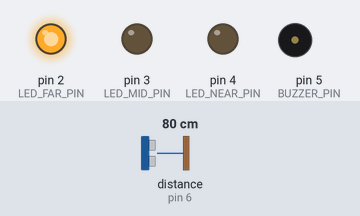
Bench run of a sketch on a simulated Arduino Uno, built with avr-gcc and run on an emulated ATmega328P. Parts: output pins drawn as LEDs (lit = HIGH), buzzer (waves = sounding). Wiring (inferred from the names in the program): ultrasonic range finder: trigger pin 7; echo pin 6. The test bench sets the inputs (shaded band); at power-on: distance to the obstacle (sensor on pin 6) 80 cm. The echo pulse lasts 58.3 µs per cm; pins used as bus, display or sensor lines are not drawn; what the sketch prints to the serial monitor is not drawn.

Above: at 2.4 s.
2.5 s: distance to the obstacle (sensor on pin 6) set to 34 cm
4.0 s: distance to the obstacle (sensor on pin 6) set to 29 cm
At 5.1 s:
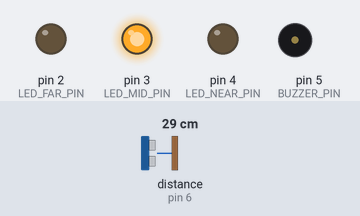
5.5 s: distance to the obstacle (sensor on pin 6) set to 12 cm
8.5 s: distance to the obstacle (sensor on pin 6) set to 9 cm
At 8.71 s:
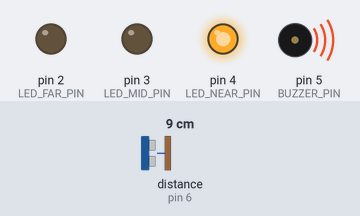
Timing chart, 0 to 12.5 s (numbered marks = the images above; inputs shaded):
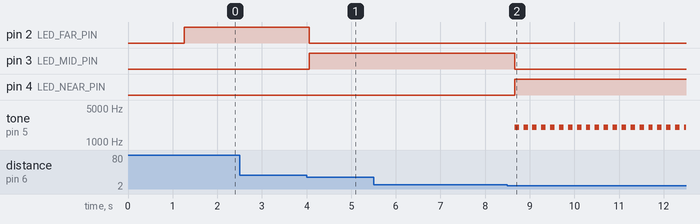

Measured:
- the behaviour switches between 31 and 30 cm on distance to the obstacle (sensor on pin 6) (found by bisection; images 0 and 1)
- the behaviour switches between 11 and 10 cm on distance to the obstacle (sensor on pin 6) (found by bisection; images 1 and 2)
- after the input at 2.5 s, every drawn part: stays the same
- after the input at 4.0 s, pin 2 (LED_FAR_PIN): HIGH → LOW after 0.06 s; pin 3 (LED_MID_PIN): LOW → HIGH after 0.06 s
- after the input at 5.5 s, every drawn part: stays the same
- after the input at 8.5 s, pin 3 (LED_MID_PIN): HIGH → LOW after 0.16 s; pin 4 (LED_NEAR_PIN): LOW → HIGH after 0.16 s; tone on pin 5 (BUZZER_PIN): alternates 2000 Hz for 0.10 s and silent for 0.10 s, starting after 0.16 s

The sketch:

07_ultrasonic_sensor.ino
```cpp
/*
 * ========================================
 * 초음파 센서 (HC-SR04) 거리 측정 예제
 * ========================================
 *
 * 기능:
 * - 초음파로 정밀한 거리 측정 (2~400cm)
 * - LED로 거리 단계 표시
 * - 부저로 근접 경고음
 * - Serial 모니터로 실시간 출력
 *
 * 하드웨어:
 * - 초음파 센서 HC-SR04
 * - LED 3개 (거리 단계 표시)
 * - 부저 (근접 경고)
 *
 * 작성일: 2026-01-30
 */

// ========================================
// 핀 정의
// ========================================
#define TRIG_PIN        7     // 초음파 송신
#define ECHO_PIN        6     // 초음파 수신

#define LED_FAR_PIN     2     // 멀리 (초록 LED, > 30cm)
#define LED_MID_PIN     3     // 중간 (노랑 LED, 10~30cm)
#define LED_NEAR_PIN    4     // 가까이 (빨강 LED, < 10cm)
#define BUZZER_PIN      5     // 부저

// ========================================
// 상수 정의
// ========================================
#define SOUND_SPEED       0.034   // 음속 (cm/μs)
#define TIMEOUT_US        30000   // 타임아웃 (30ms = 약 5m)

#define DISTANCE_NEAR     10      // 가까움 임계값 (cm)
#define DISTANCE_MID      30      // 중간 임계값 (cm)
#define DISTANCE_FAR      100     // 멀리 임계값 (cm)

#define MEASURE_INTERVAL  200     // 측정 주기 (ms)

// ========================================
// 전역 변수
// ========================================
float distance_cm = 0;
unsigned long previousMillis = 0;

// ========================================
// 초기화 함수
// ========================================
void setup() {
  Serial.begin(9600);
  Serial.println("========================================");
  Serial.println("  초음파 센서 거리 측정 시스템");
  Serial.println("========================================");

  // 핀 모드 설정
  pinMode(TRIG_PIN, OUTPUT);
  pinMode(ECHO_PIN, INPUT);
  pinMode(LED_FAR_PIN, OUTPUT);
  pinMode(LED_MID_PIN, OUTPUT);
  pinMode(LED_NEAR_PIN, OUTPUT);
  pinMode(BUZZER_PIN, OUTPUT);

  // 초기 상태
  digitalWrite(TRIG_PIN, LOW);
  digitalWrite(LED_FAR_PIN, LOW);
  digitalWrite(LED_MID_PIN, LOW);
  digitalWrite(LED_NEAR_PIN, LOW);
  digitalWrite(BUZZER_PIN, LOW);

  Serial.println("[초기화 완료]");
  Serial.println("\n거리 범위:");
  Serial.println("  가까움: < 10cm (빨강 LED + 부저)");
  Serial.println("  중간: 10~30cm (노랑 LED)");
  Serial.println("  멀리: > 30cm (초록 LED)");
  Serial.println("========================================");
  Serial.println();

  delay(1000);
}

// ========================================
// 메인 루프
// ========================================
void loop() {
  unsigned long currentMillis = millis();

  // 일정 주기마다 측정
  if (currentMillis - previousMillis >= MEASURE_INTERVAL) {
    previousMillis = currentMillis;

    // 1. 거리 측정
    distance_cm = measureDistance();

    // 2. LED 및 부저 제어
    controlIndicators(distance_cm);

    // 3. 결과 출력
    printDistance(distance_cm);
  }
}

// ========================================
// 거리 측정 함수
// ========================================
float measureDistance() {
  // 트리거 핀 초기화
  digitalWrite(TRIG_PIN, LOW);
  delayMicroseconds(2);

  // 10μs 동안 HIGH 신호 전송
  digitalWrite(TRIG_PIN, HIGH);
  delayMicroseconds(10);
  digitalWrite(TRIG_PIN, LOW);

  // 에코 핀에서 펄스 폭 측정 (μs)
  long duration_us = pulseIn(ECHO_PIN, HIGH, TIMEOUT_US);

  // 타임아웃 체크
  if (duration_us == 0) {
    return -1;  // 측정 실패
  }

  // 거리 계산: (시간 * 음속) / 2
  // 2로 나누는 이유: 왕복 시간이므로
  float distance = (duration_us * SOUND_SPEED) / 2.0;

  return distance;
}

// ========================================
// LED 및 부저 제어 함수
// ========================================
void controlIndicators(float distance) {
  // 측정 실패 처리
  if (distance < 0) {
    // 모든 LED 끄기
    digitalWrite(LED_FAR_PIN, LOW);
    digitalWrite(LED_MID_PIN, LOW);
    digitalWrite(LED_NEAR_PIN, LOW);
    digitalWrite(BUZZER_PIN, LOW);
    return;
  }

  // 거리에 따른 LED 제어
  if (distance < DISTANCE_NEAR) {
    // 가까움: 빨강 LED + 부저
    digitalWrite(LED_FAR_PIN, LOW);
    digitalWrite(LED_MID_PIN, LOW);
    digitalWrite(LED_NEAR_PIN, HIGH);

    // 빠른 비프음 (긴급)
    tone(BUZZER_PIN, 2000, 100);

  } else if (distance < DISTANCE_MID) {
    // 중간: 노랑 LED
    digitalWrite(LED_FAR_PIN, LOW);
    digitalWrite(LED_MID_PIN, HIGH);
    digitalWrite(LED_NEAR_PIN, LOW);
    digitalWrite(BUZZER_PIN, LOW);

  } else if (distance < DISTANCE_FAR) {
    // 멀리: 초록 LED
    digitalWrite(LED_FAR_PIN, HIGH);
    digitalWrite(LED_MID_PIN, LOW);
    digitalWrite(LED_NEAR_PIN, LOW);
    digitalWrite(BUZZER_PIN, LOW);

  } else {
    // 매우 멀리: 모든 LED 끄기
    digitalWrite(LED_FAR_PIN, LOW);
    digitalWrite(LED_MID_PIN, LOW);
    digitalWrite(LED_NEAR_PIN, LOW);
    digitalWrite(BUZZER_PIN, LOW);
  }
}

// ========================================
// 거리 출력 함수
// ========================================
void printDistance(float distance) {
  Serial.print("[거리 측정] ");

  if (distance < 0) {
    Serial.println("측정 실패 (범위 초과 또는 장애물 없음)");
    return;
  }

  Serial.print(distance);
  Serial.print(" cm");

  // 상태 표시
  if (distance < DISTANCE_NEAR) {
    Serial.println(" → 가까움 (⚠️ 경고!)");
  } else if (distance < DISTANCE_MID) {
    Serial.println(" → 중간 거리");
  } else if (distance < DISTANCE_FAR) {
    Serial.println(" → 멀리");
  } else {
    Serial.println(" → 매우 멀리");
  }
}

// ========================================
// 거리 레벨 반환 함수
// ========================================
String getDistanceLevel(float distance) {
  if (distance < 0) {
    return "측정 불가";
  } else if (distance < DISTANCE_NEAR) {
    return "가까움";
  } else if (distance < DISTANCE_MID) {
    return "중간";
  } else if (distance < DISTANCE_FAR) {
    return "멀리";
  } else {
    return "매우 멀리";
  }
}

// ========================================
// 평균 거리 측정 함수 (노이즈 제거)
// ========================================
float measureAverageDistance(int samples) {
  float sum = 0;
  int validCount = 0;

  for (int i = 0; i < samples; i++) {
    float dist = measureDistance();

    if (dist > 0) {
      sum += dist;
      validCount++;
    }

    delay(10);
  }

  if (validCount == 0) {
    return -1;
  }

  return sum / validCount;
}
```
